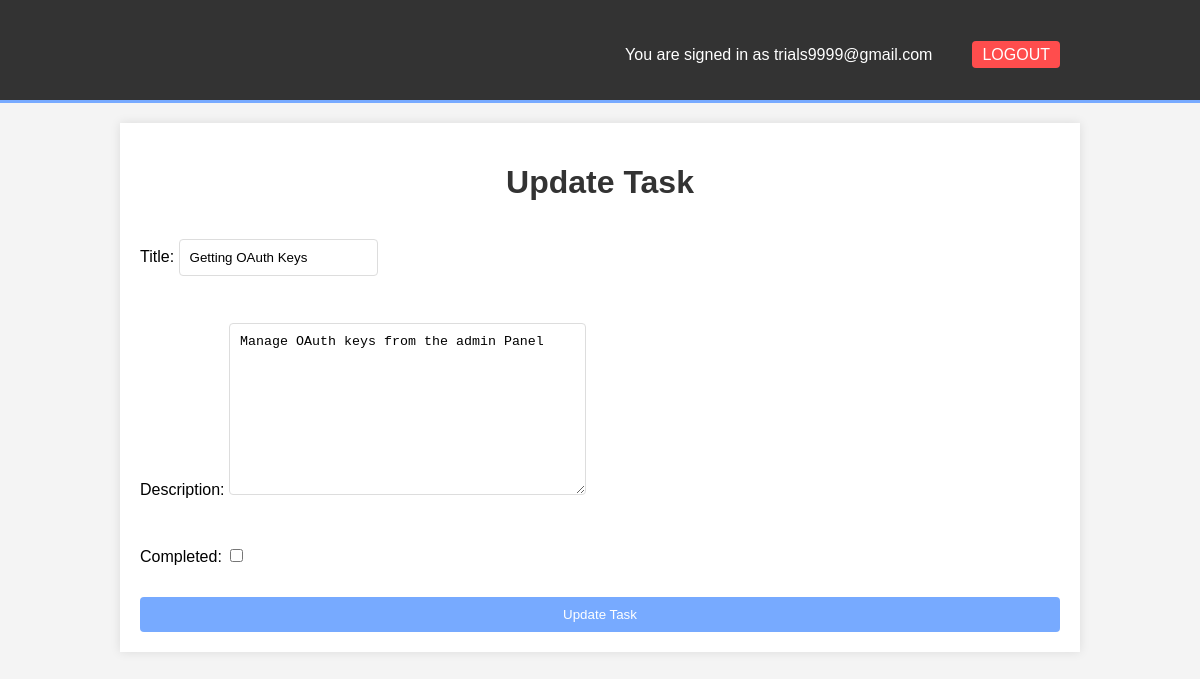
Page /update/16/ (signed in) on the committed database.
### taskm/models.py (models this page shows, shortened)
class Task(models.Model):
    user = models.ForeignKey(User, on_delete=models.CASCADE, default=1)
    title = models.CharField(max_length=100)
    description = models.TextField()
    completed = models.BooleanField(default = False)
    create_at = models.DateTimeField(auto_now_add=True)

### taskm/views.py (the view)
# urls.py: path('update/<int:pk>/', views.update_task, name='update_task'),
@login_required
def update_task(request, pk):
    task = get_object_or_404(Task, pk=pk, user=request.user)
    if request.method == "POST":
        form = TaskForm(request.POST, instance=task)
        if form.is_valid():
            form.save()
            return redirect('task_list')
    else:
        form = TaskForm(instance=task)
    return render(request, 'taskm/update_task.html', {'form': form})

### taskm/forms.py
class TaskForm(forms.ModelForm):
    class Meta:
        model = Task
        fields = ['title', 'description', 'completed']

### taskm/templates/taskm/update_task.html (shortened to what this page needs)
<!DOCTYPE html>
<html lang="en">
<head>
</head>
<body>
    <header>
        <div class="container">
            <ul>
                {% if user.is_authenticated %}
                    <li><a href="{% url 'logout' %}" class="logout-button">Logout</a></li>
                    <li>You are signed in as {{ user.email }}</li>
                {% endif %}
            </ul>
        </div>
    </header>
    <div class="container">
        <div class="form-container">
            <h1>Update Task</h1>
            <form method="post">
                {{ form.as_p }}
                <button type="submit">Update Task</button>
            </form>
        </div>
    </div>
</body>
</html>

### rows in the picture
Task: title "Getting OAuth Keys", description "Manage OAuth keys from the admin Panel"

### other values in the picture
{{ user.email }} "trials9999@gmail.com"
